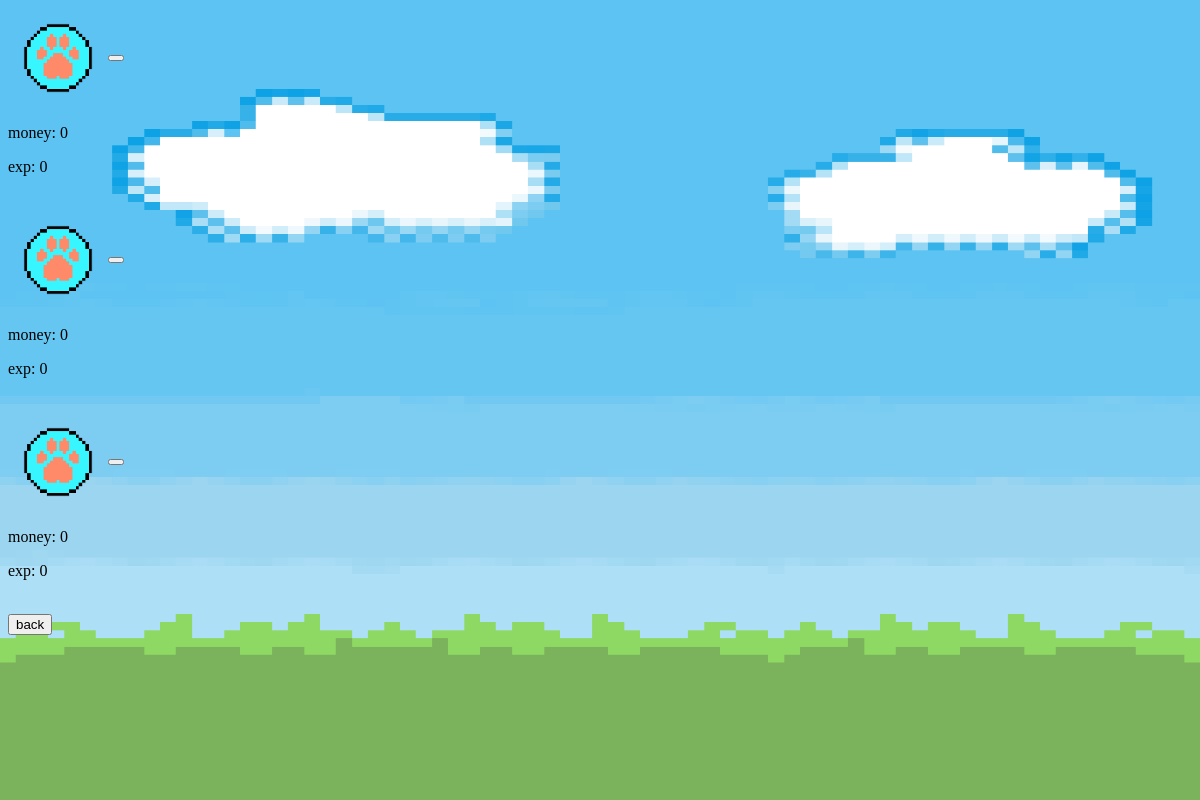
The page /cbt/ (signed in) on the database as committed earlier.
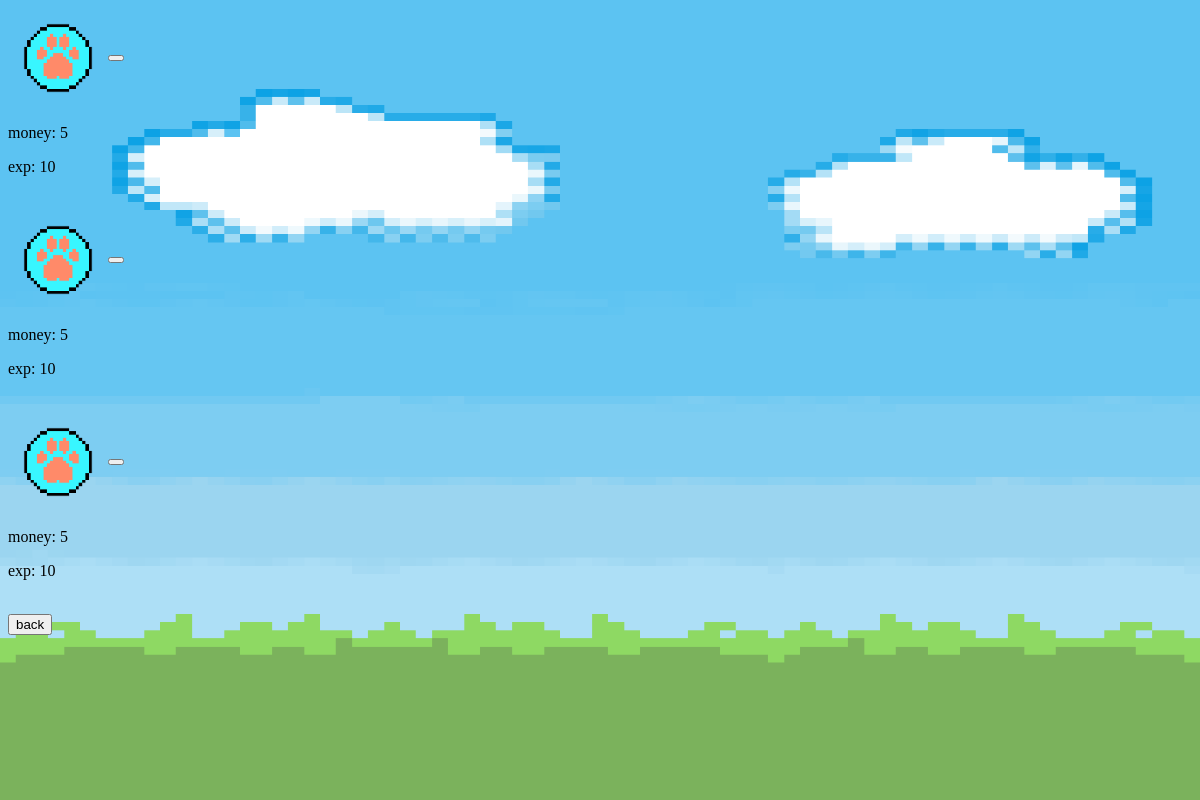
The same page on the database as committed later.
### lumohacks/models.py (models this page shows)
class Activity(models.Model):
    title = models.CharField(max_length=500, default="")
    description = models.CharField(max_length=500)
    type = models.IntegerField()
    experience = models.IntegerField(default=0)
    money = models.IntegerField(default=0)

### lumohacks/views.py (the view)
# urls.py: url(r'^cbt/$', views.cbt, name='cbt'),
def cbt(request):
    template_name = 'cbt.html'
    user_activities = UserActivities.objects.filter(auth_user=request.user)
    unanswered_cbts = Activity.objects.filter(type=1).exclude(useractivities__in=user_activities)
    return render(request, template_name=template_name, context={'unanswered_cbts':unanswered_cbts})

### templates/cbt.html (shortened to what this page needs)
<!DOCTYPE html>
<html lang="en">
<head>
</head>
<body>
    {% load static %}
    <img style="position:absolute; width:100%; height: 100%; top:0;left:0; z-index: -100;" src="{% static "images/BackgroundOnly.png" %}" alt="">
    {% for cbt in unanswered_cbts %}
        <a href="{% url 'activity' cbt.id %}"><img style="vertical-align: middle; display: inline-block; width: 100px; height: 100px" src="{% static 'images/DogPawIcon.png' %}" alt=""><button style="font-size:70px; vertical-align: middle">{{ cbt.title }}</button></a>
        <p>money: {{ cbt.money }}</p>
        <p>exp: {{ cbt.experience }}</p>
        <br>
    {% endfor %}
    <a href="{% url 'pet' %}"><button>back</button></a>
</body>
</html>

Rows that differ between the two databases and show on the page:
changed Activity (number 1 of 3 on the later page): money "0" → "5"; experience "0" → "10"
changed Activity (number 2 of 3 on the later page): money "0" → "5"; experience "0" → "10"
changed Activity (number 3 of 3 on the later page): money "0" → "5"; experience "0" → "10"
